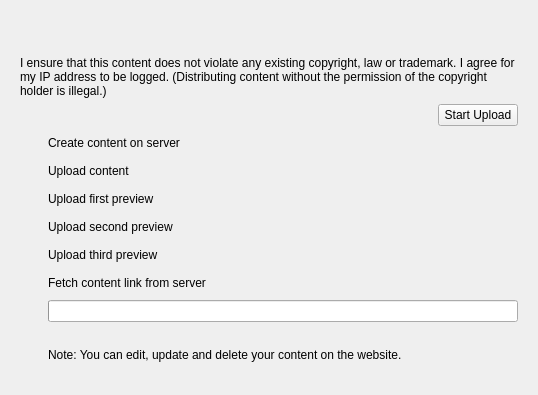
<?xml version="1.0" encoding="UTF-8"?>
<ui version="4.0">
 <class>UploadDialog</class>
 <widget class="QWidget" name="UploadDialog">
  <property name="geometry">
   <rect>
    <x>0</x>
    <y>0</y>
    <width>538</width>
    <height>395</height>
   </rect>
  </property>
  <property name="windowTitle">
   <string>Share Hot New Stuff</string>
  </property>
  <layout class="QVBoxLayout" name="verticalLayout">
   <item>
    <widget class="KTitleWidget" name="mTitleWidget"/>
   </item>
   <item>
    <layout class="QHBoxLayout" name="horizontalLayout">
     <item>
      <widget class="QLabel" name="busyLabel">
       <property name="sizePolicy">
        <sizepolicy hsizetype="MinimumExpanding" vsizetype="Preferred">
         <horstretch>0</horstretch>
         <verstretch>0</verstretch>
        </sizepolicy>
       </property>
       <property name="text">
        <string/>
       </property>
      </widget>
     </item>
     <item>
      <widget class="QWidget" name="busyWidget" native="true">
       <property name="sizePolicy">
        <sizepolicy hsizetype="Fixed" vsizetype="Fixed">
         <horstretch>24</horstretch>
         <verstretch>24</verstretch>
        </sizepolicy>
       </property>
       <property name="minimumSize">
        <size>
         <width>24</width>
         <height>24</height>
        </size>
       </property>
      </widget>
     </item>
    </layout>
   </item>
   <item>
    <widget class="QStackedWidget" name="stackedWidget">
     <property name="currentIndex">
      <number>4</number>
     </property>
     <widget class="QWidget" name="page_3">
      <layout class="QGridLayout" name="gridLayout_3">
       <item row="4" column="1">
        <spacer name="verticalSpacer_2">
         <property name="orientation">
          <enum>Qt::Vertical</enum>
         </property>
         <property name="sizeHint" stdset="0">
          <size>
           <width>205</width>
           <height>183</height>
          </size>
         </property>
        </spacer>
       </item>
       <item row="2" column="1">
        <widget class="QLineEdit" name="password">
         <property name="echoMode">
          <bool>QLineEdit::Password</bool>
         </property>
        </widget>
       </item>
       <item row="2" column="0">
        <widget class="QLabel" name="label_11">
         <property name="sizePolicy">
          <sizepolicy hsizetype="Minimum" vsizetype="Preferred">
           <horstretch>0</horstretch>
           <verstretch>0</verstretch>
          </sizepolicy>
         </property>
         <property name="text">
          <string>Password:</string>
         </property>
         <property name="alignment">
          <set>Qt::AlignRight|Qt::AlignTrailing|Qt::AlignVCenter</set>
         </property>
        </widget>
       </item>
       <item row="1" column="0">
        <widget class="QLabel" name="label_10">
         <property name="sizePolicy">
          <sizepolicy hsizetype="Minimum" vsizetype="Preferred">
           <horstretch>0</horstretch>
           <verstretch>0</verstretch>
          </sizepolicy>
         </property>
         <property name="text">
          <string>Username:</string>
         </property>
         <property name="alignment">
          <set>Qt::AlignRight|Qt::AlignTrailing|Qt::AlignVCenter</set>
         </property>
        </widget>
       </item>
       <item row="0" column="1">
        <widget class="QComboBox" name="providerComboBox"/>
       </item>
       <item row="1" column="1">
        <widget class="QLineEdit" name="username"/>
       </item>
       <item row="0" column="0">
        <widget class="QLabel" name="label_9">
         <property name="sizePolicy">
          <sizepolicy hsizetype="Minimum" vsizetype="Preferred">
           <horstretch>0</horstretch>
           <verstretch>0</verstretch>
          </sizepolicy>
         </property>
         <property name="text">
          <string>Provider:</string>
         </property>
         <property name="alignment">
          <set>Qt::AlignRight|Qt::AlignTrailing|Qt::AlignVCenter</set>
         </property>
        </widget>
       </item>
       <item row="3" column="1" alignment="Qt::AlignRight">
        <widget class="QLabel" name="registerNewAccountLabel">
         <property name="text">
          <string/>
         </property>
        </widget>
       </item>
      </layout>
     </widget>
     <widget class="QWidget" name="page_5">
      <layout class="QVBoxLayout" name="verticalLayout_4">
       <item>
        <widget class="QLabel" name="uploadFileLabel">
         <property name="text">
          <string>File to upload:</string>
         </property>
        </widget>
       </item>
       <item>
        <widget class="KUrlRequester" name="uploadFileRequester"/>
       </item>
       <item>
        <widget class="QRadioButton" name="radioNewUpload">
         <property name="text">
          <string>New Upload</string>
         </property>
         <property name="checked">
          <bool>true</bool>
         </property>
        </widget>
       </item>
       <item>
        <widget class="QRadioButton" name="radioUpdate">
         <property name="enabled">
          <bool>false</bool>
         </property>
         <property name="text">
          <string>Update</string>
         </property>
        </widget>
       </item>
       <item>
        <widget class="QListWidget" name="userContentList">
         <property name="enabled">
          <bool>false</bool>
         </property>
        </widget>
       </item>
      </layout>
     </widget>
     <widget class="QWidget" name="page">
      <layout class="QGridLayout" name="gridLayout">
       <item row="5" column="2" colspan="2">
        <widget class="KTextEdit" name="mSummaryEdit"/>
       </item>
       <item row="4" column="2" colspan="2">
        <widget class="KComboBox" name="mLicenseCombo">
         <property name="editable">
          <bool>true</bool>
         </property>
         <item>
          <property name="text">
           <string>GPL</string>
          </property>
         </item>
         <item>
          <property name="text">
           <string>LGPL</string>
          </property>
         </item>
         <item>
          <property name="text">
           <string>BSD</string>
          </property>
         </item>
        </widget>
       </item>
       <item row="5" column="0" colspan="2">
        <widget class="QLabel" name="label_8">
         <property name="text">
          <string>Description:</string>
         </property>
         <property name="alignment">
          <set>Qt::AlignRight|Qt::AlignTrailing|Qt::AlignVCenter</set>
         </property>
         <property name="buddy">
          <cstring>mSummaryEdit</cstring>
         </property>
        </widget>
       </item>
       <item row="6" column="1">
        <widget class="QLabel" name="priceLabel_2">
         <property name="enabled">
          <bool>true</bool>
         </property>
         <property name="text">
          <string>Changelog:</string>
         </property>
         <property name="alignment">
          <set>Qt::AlignRight|Qt::AlignTrailing|Qt::AlignVCenter</set>
         </property>
        </widget>
       </item>
       <item row="3" column="0" colspan="2">
        <widget class="QLabel" name="label_5">
         <property name="text">
          <string>Version:</string>
         </property>
         <property name="alignment">
          <set>Qt::AlignRight|Qt::AlignTrailing|Qt::AlignVCenter</set>
         </property>
         <property name="buddy">
          <cstring>mVersionEdit</cstring>
         </property>
        </widget>
       </item>
       <item row="4" column="0" colspan="2">
        <widget class="QLabel" name="label_6">
         <property name="text">
          <string>License:</string>
         </property>
         <property name="alignment">
          <set>Qt::AlignRight|Qt::AlignTrailing|Qt::AlignVCenter</set>
         </property>
         <property name="buddy">
          <cstring>mLicenseCombo</cstring>
         </property>
        </widget>
       </item>
       <item row="0" column="0" colspan="4">
        <widget class="QLabel" name="label_12">
         <property name="text">
          <string>Please fill out the information about your upload in English.</string>
         </property>
        </widget>
       </item>
       <item row="3" column="2" colspan="2">
        <widget class="QLineEdit" name="mVersionEdit"/>
       </item>
       <item row="1" column="1">
        <widget class="QLabel" name="label_4">
         <property name="toolTip">
          <string/>
         </property>
         <property name="whatsThis">
          <string/>
         </property>
         <property name="text">
          <string>Title:</string>
         </property>
         <property name="alignment">
          <set>Qt::AlignRight|Qt::AlignTrailing|Qt::AlignVCenter</set>
         </property>
         <property name="buddy">
          <cstring>mNameEdit</cstring>
         </property>
        </widget>
       </item>
       <item row="6" column="2">
        <widget class="KTextEdit" name="changelog"/>
       </item>
       <item row="2" column="0" colspan="2">
        <widget class="QLabel" name="mCategoryLabel">
         <property name="toolTip">
          <string/>
         </property>
         <property name="whatsThis">
          <string/>
         </property>
         <property name="text">
          <string>Category:</string>
         </property>
         <property name="alignment">
          <set>Qt::AlignRight|Qt::AlignTrailing|Qt::AlignVCenter</set>
         </property>
         <property name="buddy">
          <cstring>mNameEdit</cstring>
         </property>
        </widget>
       </item>
       <item row="1" column="2" colspan="2">
        <widget class="QLineEdit" name="mNameEdit">
         <property name="toolTip">
          <string>Name of the file as it will appear on the website</string>
         </property>
         <property name="whatsThis">
          <string>This should clearly describe the file content. It can be the same text as the title of the kvtml file.</string>
         </property>
        </widget>
       </item>
       <item row="2" column="2" colspan="2">
        <widget class="KComboBox" name="mCategoryCombo"/>
       </item>
      </layout>
     </widget>
     <widget class="QWidget" name="page_4">
      <layout class="QVBoxLayout" name="verticalLayout_2">
       <item>
        <widget class="QGroupBox" name="groupBox_2">
         <property name="title">
          <string>Preview Images</string>
         </property>
         <property name="checkable">
          <bool>false</bool>
         </property>
         <layout class="QGridLayout" name="gridLayout_5">
          <item row="2" column="0">
           <widget class="QPushButton" name="changePreview1Button">
            <property name="text">
             <string>Select Preview...</string>
            </property>
           </widget>
          </item>
          <item row="2" column="3">
           <widget class="QPushButton" name="changePreview3Button">
            <property name="text">
             <string>Select Preview...</string>
            </property>
           </widget>
          </item>
          <item row="2" column="2">
           <widget class="QPushButton" name="changePreview2Button">
            <property name="text">
             <string>Select Preview...</string>
            </property>
           </widget>
          </item>
          <item row="1" column="0">
           <widget class="QLabel" name="previewImage1">
            <property name="sizePolicy">
             <sizepolicy hsizetype="Preferred" vsizetype="Preferred">
              <horstretch>96</horstretch>
              <verstretch>72</verstretch>
             </sizepolicy>
            </property>
            <property name="minimumSize">
             <size>
              <width>96</width>
              <height>82</height>
             </size>
            </property>
            <property name="text">
             <string/>
            </property>
            <property name="alignment">
             <set>Qt::AlignCenter</set>
            </property>
           </widget>
          </item>
          <item row="1" column="2">
           <widget class="QLabel" name="previewImage2">
            <property name="sizePolicy">
             <sizepolicy hsizetype="Preferred" vsizetype="Preferred">
              <horstretch>96</horstretch>
              <verstretch>72</verstretch>
             </sizepolicy>
            </property>
            <property name="minimumSize">
             <size>
              <width>96</width>
              <height>82</height>
             </size>
            </property>
            <property name="text">
             <string/>
            </property>
            <property name="alignment">
             <set>Qt::AlignCenter</set>
            </property>
           </widget>
          </item>
          <item row="1" column="3">
           <widget class="QLabel" name="previewImage3">
            <property name="sizePolicy">
             <sizepolicy hsizetype="Preferred" vsizetype="Preferred">
              <horstretch>96</horstretch>
              <verstretch>72</verstretch>
             </sizepolicy>
            </property>
            <property name="minimumSize">
             <size>
              <width>96</width>
              <height>82</height>
             </size>
            </property>
            <property name="text">
             <string/>
            </property>
            <property name="alignment">
             <set>Qt::AlignCenter</set>
            </property>
           </widget>
          </item>
         </layout>
        </widget>
       </item>
       <item>
        <widget class="QCheckBox" name="priceCheckBox">
         <property name="text">
          <string>Set a price for this item</string>
         </property>
        </widget>
       </item>
       <item>
        <widget class="QGroupBox" name="priceGroupBox">
         <property name="enabled">
          <bool>false</bool>
         </property>
         <property name="title">
          <string>Price</string>
         </property>
         <property name="checkable">
          <bool>false</bool>
         </property>
         <layout class="QGridLayout" name="gridLayout_2">
          <item row="0" column="0">
           <widget class="QLabel" name="priceLabel">
            <property name="text">
             <string>Price:</string>
            </property>
            <property name="alignment">
             <set>Qt::AlignRight|Qt::AlignTrailing|Qt::AlignVCenter</set>
            </property>
           </widget>
          </item>
          <item row="0" column="1">
           <widget class="QDoubleSpinBox" name="priceSpinBox">
            <property name="singleStep">
             <double>0.010000000000000</double>
            </property>
            <property name="value">
             <double>1.000000000000000</double>
            </property>
           </widget>
          </item>
          <item row="0" column="2">
           <widget class="QLabel" name="priceCurrency">
            <property name="text">
             <string/>
            </property>
           </widget>
          </item>
          <item row="1" column="0">
           <widget class="QLabel" name="priceReasonLabel">
            <property name="text">
             <string>Reason for price:</string>
            </property>
            <property name="alignment">
             <set>Qt::AlignRight|Qt::AlignTrailing|Qt::AlignVCenter</set>
            </property>
           </widget>
          </item>
          <item row="1" column="1" colspan="2">
           <widget class="QLineEdit" name="priceReasonLineEdit"/>
          </item>
         </layout>
        </widget>
       </item>
       <item>
        <spacer name="verticalSpacer_3">
         <property name="orientation">
          <enum>Qt::Vertical</enum>
         </property>
         <property name="sizeHint" stdset="0">
          <size>
           <width>20</width>
           <height>40</height>
          </size>
         </property>
        </spacer>
       </item>
      </layout>
     </widget>
     <widget class="QWidget" name="page_2">
      <layout class="QVBoxLayout" name="verticalLayout_3">
       <item>
        <layout class="QGridLayout" name="gridLayout_4">
         <item row="2" column="0">
          <widget class="QLabel" name="createContentImageLabel">
           <property name="sizePolicy">
            <sizepolicy hsizetype="Minimum" vsizetype="Preferred">
             <horstretch>22</horstretch>
             <verstretch>22</verstretch>
            </sizepolicy>
           </property>
           <property name="minimumSize">
            <size>
             <width>22</width>
             <height>22</height>
            </size>
           </property>
           <property name="text">
            <string/>
           </property>
          </widget>
         </item>
         <item row="3" column="0">
          <widget class="QLabel" name="uploadContentImageLabel">
           <property name="sizePolicy">
            <sizepolicy hsizetype="Minimum" vsizetype="Preferred">
             <horstretch>22</horstretch>
             <verstretch>22</verstretch>
            </sizepolicy>
           </property>
           <property name="minimumSize">
            <size>
             <width>22</width>
             <height>22</height>
            </size>
           </property>
           <property name="text">
            <string/>
           </property>
          </widget>
         </item>
         <item row="4" column="0">
          <widget class="QLabel" name="uploadPreview1ImageLabel">
           <property name="sizePolicy">
            <sizepolicy hsizetype="Minimum" vsizetype="Preferred">
             <horstretch>22</horstretch>
             <verstretch>22</verstretch>
            </sizepolicy>
           </property>
           <property name="minimumSize">
            <size>
             <width>22</width>
             <height>22</height>
            </size>
           </property>
           <property name="text">
            <string/>
           </property>
          </widget>
         </item>
         <item row="7" column="0">
          <widget class="QLabel" name="fetchContentLinkImageLabel">
           <property name="sizePolicy">
            <sizepolicy hsizetype="Minimum" vsizetype="Preferred">
             <horstretch>22</horstretch>
             <verstretch>22</verstretch>
            </sizepolicy>
           </property>
           <property name="minimumSize">
            <size>
             <width>22</width>
             <height>22</height>
            </size>
           </property>
           <property name="maximumSize">
            <size>
             <width>22</width>
             <height>16777215</height>
            </size>
           </property>
           <property name="text">
            <string/>
           </property>
          </widget>
         </item>
         <item row="7" column="1">
          <widget class="QLabel" name="contentWebsiteLinkLabel">
           <property name="text">
            <string>Fetch content link from server</string>
           </property>
          </widget>
         </item>
         <item row="2" column="1">
          <widget class="QLabel" name="creatingContentLabel">
           <property name="sizePolicy">
            <sizepolicy hsizetype="MinimumExpanding" vsizetype="Preferred">
             <horstretch>0</horstretch>
             <verstretch>0</verstretch>
            </sizepolicy>
           </property>
           <property name="text">
            <string>Create content on server</string>
           </property>
          </widget>
         </item>
         <item row="3" column="1">
          <widget class="QLabel" name="creatingContentLabel_2">
           <property name="sizePolicy">
            <sizepolicy hsizetype="MinimumExpanding" vsizetype="Preferred">
             <horstretch>0</horstretch>
             <verstretch>0</verstretch>
            </sizepolicy>
           </property>
           <property name="text">
            <string>Upload content</string>
           </property>
          </widget>
         </item>
         <item row="4" column="1">
          <widget class="QLabel" name="uploadPreview1Label">
           <property name="sizePolicy">
            <sizepolicy hsizetype="MinimumExpanding" vsizetype="Preferred">
             <horstretch>0</horstretch>
             <verstretch>0</verstretch>
            </sizepolicy>
           </property>
           <property name="text">
            <string>Upload first preview</string>
           </property>
          </widget>
         </item>
         <item row="9" column="1">
          <widget class="QLabel" name="contentWebsiteLink">
           <property name="text">
            <string/>
           </property>
           <property name="openExternalLinks">
            <bool>true</bool>
           </property>
          </widget>
         </item>
         <item row="11" column="1">
          <spacer name="verticalSpacer">
           <property name="orientation">
            <enum>Qt::Vertical</enum>
           </property>
           <property name="sizeHint" stdset="0">
            <size>
             <width>91</width>
             <height>199</height>
            </size>
           </property>
          </spacer>
         </item>
         <item row="10" column="1">
          <widget class="QLabel" name="label_2">
           <property name="text">
            <string>Note: You can edit, update and delete your content on the website.</string>
           </property>
           <property name="wordWrap">
            <bool>true</bool>
           </property>
          </widget>
         </item>
         <item row="5" column="1">
          <widget class="QLabel" name="uploadPreview2Label">
           <property name="sizePolicy">
            <sizepolicy hsizetype="MinimumExpanding" vsizetype="Preferred">
             <horstretch>0</horstretch>
             <verstretch>0</verstretch>
            </sizepolicy>
           </property>
           <property name="text">
            <string>Upload second preview</string>
           </property>
          </widget>
         </item>
         <item row="6" column="1">
          <widget class="QLabel" name="uploadPreview3Label">
           <property name="sizePolicy">
            <sizepolicy hsizetype="MinimumExpanding" vsizetype="Preferred">
             <horstretch>0</horstretch>
             <verstretch>0</verstretch>
            </sizepolicy>
           </property>
           <property name="text">
            <string>Upload third preview</string>
           </property>
          </widget>
         </item>
         <item row="5" column="0">
          <widget class="QLabel" name="uploadPreview2ImageLabel">
           <property name="sizePolicy">
            <sizepolicy hsizetype="Minimum" vsizetype="Preferred">
             <horstretch>22</horstretch>
             <verstretch>22</verstretch>
            </sizepolicy>
           </property>
           <property name="minimumSize">
            <size>
             <width>22</width>
             <height>22</height>
            </size>
           </property>
           <property name="text">
            <string/>
           </property>
          </widget>
         </item>
         <item row="6" column="0">
          <widget class="QLabel" name="uploadPreview3ImageLabel">
           <property name="sizePolicy">
            <sizepolicy hsizetype="Minimum" vsizetype="Preferred">
             <horstretch>22</horstretch>
             <verstretch>22</verstretch>
            </sizepolicy>
           </property>
           <property name="minimumSize">
            <size>
             <width>22</width>
             <height>22</height>
            </size>
           </property>
           <property name="text">
            <string/>
           </property>
          </widget>
         </item>
         <item row="0" column="0" colspan="2">
          <widget class="QLabel" name="label">
           <property name="text">
            <string>I ensure that this content does not violate any existing copyright, law or trademark. I agree for my IP address to be logged. (Distributing content without the permission of the copyright holder is illegal.)</string>
           </property>
           <property name="wordWrap">
            <bool>true</bool>
           </property>
          </widget>
         </item>
         <item row="1" column="0" colspan="2">
          <layout class="QHBoxLayout" name="horizontalLayout_2">
           <item>
            <spacer name="horizontalSpacer">
             <property name="orientation">
              <enum>Qt::Horizontal</enum>
             </property>
             <property name="sizeHint" stdset="0">
              <size>
               <width>40</width>
               <height>20</height>
              </size>
             </property>
            </spacer>
           </item>
           <item>
            <widget class="QPushButton" name="uploadButton">
             <property name="text">
              <string>Start Upload</string>
             </property>
            </widget>
           </item>
          </layout>
         </item>
         <item row="8" column="1">
          <widget class="QProgressBar" name="uploadProgressBar">
           <property name="maximum">
            <number>1</number>
           </property>
           <property name="value">
            <number>-1</number>
           </property>
          </widget>
         </item>
        </layout>
       </item>
      </layout>
     </widget>
    </widget>
   </item>
  </layout>
 </widget>
 <customwidgets>
  <customwidget>
   <class>KUrlRequester</class>
   <extends>QFrame</extends>
   <header>kurlrequester.h</header>
  </customwidget>
  <customwidget>
   <class>KTitleWidget</class>
   <extends>QWidget</extends>
   <header>ktitlewidget.h</header>
  </customwidget>
  <customwidget>
   <class>KComboBox</class>
   <extends>QComboBox</extends>
   <header>kcombobox.h</header>
  </customwidget>
  <customwidget>
   <class>KTextEdit</class>
   <extends>QTextEdit</extends>
   <header>ktextedit.h</header>
  </customwidget>
 </customwidgets>
 <tabstops>
  <tabstop>providerComboBox</tabstop>
  <tabstop>username</tabstop>
  <tabstop>password</tabstop>
  <tabstop>uploadFileRequester</tabstop>
  <tabstop>radioNewUpload</tabstop>
  <tabstop>radioUpdate</tabstop>
  <tabstop>userContentList</tabstop>
  <tabstop>mNameEdit</tabstop>
  <tabstop>mCategoryCombo</tabstop>
  <tabstop>mVersionEdit</tabstop>
  <tabstop>mLicenseCombo</tabstop>
  <tabstop>mSummaryEdit</tabstop>
  <tabstop>changelog</tabstop>
  <tabstop>priceCheckBox</tabstop>
  <tabstop>priceSpinBox</tabstop>
  <tabstop>priceReasonLineEdit</tabstop>
  <tabstop>uploadButton</tabstop>
 </tabstops>
 <resources/>
 <connections/>
</ui>
